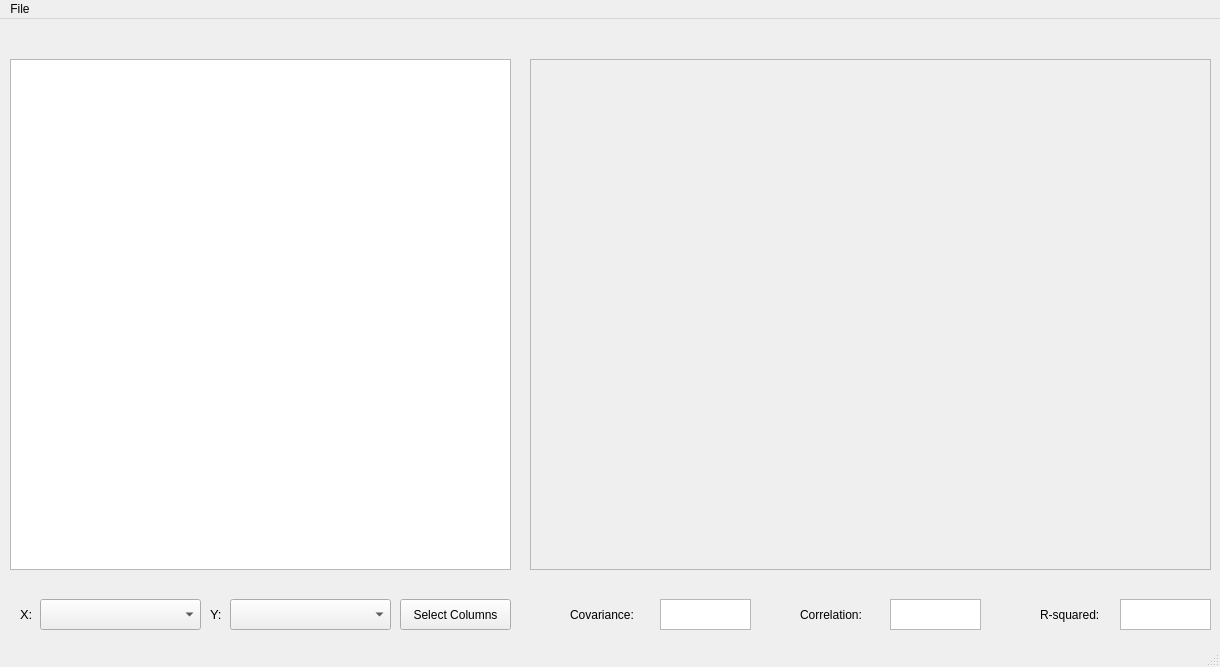
<?xml version="1.0" encoding="UTF-8"?>
<ui version="4.0">
 <class>TableWindow</class>
 <widget class="QMainWindow" name="TableWindow">
  <property name="geometry">
   <rect>
    <x>0</x>
    <y>0</y>
    <width>1220</width>
    <height>667</height>
   </rect>
  </property>
  <property name="windowTitle">
   <string>RASA</string>
  </property>
  <widget class="QWidget" name="centralwidget">
   <widget class="QTableView" name="tableView">
    <property name="geometry">
     <rect>
      <x>10</x>
      <y>40</y>
      <width>501</width>
      <height>511</height>
     </rect>
    </property>
   </widget>
   <widget class="QComboBox" name="column1_comboBox">
    <property name="geometry">
     <rect>
      <x>40</x>
      <y>580</y>
      <width>161</width>
      <height>31</height>
     </rect>
    </property>
   </widget>
   <widget class="QPushButton" name="selectColumnsButton">
    <property name="geometry">
     <rect>
      <x>400</x>
      <y>580</y>
      <width>111</width>
      <height>31</height>
     </rect>
    </property>
    <property name="text">
     <string>Select Columns</string>
    </property>
   </widget>
   <widget class="QComboBox" name="column2_comboBox">
    <property name="geometry">
     <rect>
      <x>230</x>
      <y>580</y>
      <width>161</width>
      <height>31</height>
     </rect>
    </property>
   </widget>
   <widget class="QFrame" name="plotFrame">
    <property name="geometry">
     <rect>
      <x>530</x>
      <y>40</y>
      <width>681</width>
      <height>511</height>
     </rect>
    </property>
    <property name="frameShape">
     <enum>QFrame::StyledPanel</enum>
    </property>
    <property name="frameShadow">
     <enum>QFrame::Sunken</enum>
    </property>
    <widget class="QCustomPlot" name="plot" native="true">
     <property name="geometry">
      <rect>
       <x>10</x>
       <y>10</y>
       <width>661</width>
       <height>491</height>
      </rect>
     </property>
    </widget>
   </widget>
   <widget class="QLabel" name="RsquaredLabel">
    <property name="geometry">
     <rect>
      <x>1040</x>
      <y>580</y>
      <width>81</width>
      <height>31</height>
     </rect>
    </property>
    <property name="text">
     <string>R-squared:</string>
    </property>
   </widget>
   <widget class="QTextEdit" name="corrTextEdit">
    <property name="geometry">
     <rect>
      <x>890</x>
      <y>580</y>
      <width>91</width>
      <height>31</height>
     </rect>
    </property>
    <property name="readOnly">
     <bool>true</bool>
    </property>
   </widget>
   <widget class="QLabel" name="xlabel">
    <property name="geometry">
     <rect>
      <x>20</x>
      <y>585</y>
      <width>21</width>
      <height>21</height>
     </rect>
    </property>
    <property name="font">
     <font>
      <pointsize>10</pointsize>
     </font>
    </property>
    <property name="text">
     <string>X:</string>
    </property>
   </widget>
   <widget class="QLabel" name="ylabel">
    <property name="geometry">
     <rect>
      <x>210</x>
      <y>585</y>
      <width>21</width>
      <height>21</height>
     </rect>
    </property>
    <property name="font">
     <font>
      <pointsize>10</pointsize>
     </font>
    </property>
    <property name="text">
     <string>Y:</string>
    </property>
   </widget>
   <widget class="QTextEdit" name="RsquaredTextEdit">
    <property name="geometry">
     <rect>
      <x>1120</x>
      <y>580</y>
      <width>91</width>
      <height>31</height>
     </rect>
    </property>
   </widget>
   <widget class="QLabel" name="corrLabel">
    <property name="geometry">
     <rect>
      <x>800</x>
      <y>580</y>
      <width>91</width>
      <height>31</height>
     </rect>
    </property>
    <property name="toolTip">
     <string>&lt;html&gt;&lt;head/&gt;&lt;body&gt;&lt;p&gt;Same as covariance, but rescaled to be between -1 and 1.&lt;/p&gt;&lt;/body&gt;&lt;/html&gt;</string>
    </property>
    <property name="text">
     <string>Correlation:</string>
    </property>
   </widget>
   <widget class="QLabel" name="covLabel">
    <property name="geometry">
     <rect>
      <x>570</x>
      <y>580</y>
      <width>91</width>
      <height>31</height>
     </rect>
    </property>
    <property name="toolTip">
     <string>&lt;html&gt;&lt;head/&gt;&lt;body&gt;&lt;p&gt;Measures how much the x and y variables are linearly related.&lt;/p&gt;&lt;p&gt;Positive covariance means that larger x-values tend to correspond to larger y-values. Negative covariance means that larger x-values tend to correspond to smaller y-values.&lt;/p&gt;&lt;/body&gt;&lt;/html&gt;</string>
    </property>
    <property name="text">
     <string>Covariance:</string>
    </property>
   </widget>
   <widget class="QTextEdit" name="covTextEdit">
    <property name="geometry">
     <rect>
      <x>660</x>
      <y>580</y>
      <width>91</width>
      <height>31</height>
     </rect>
    </property>
   </widget>
  </widget>
  <widget class="QMenuBar" name="menubar">
   <property name="geometry">
    <rect>
     <x>0</x>
     <y>0</y>
     <width>1220</width>
     <height>17</height>
    </rect>
   </property>
   <widget class="QMenu" name="menuFile">
    <property name="title">
     <string>File</string>
    </property>
    <addaction name="actionImport_from_CSV"/>
    <addaction name="actionExport"/>
   </widget>
   <addaction name="menuFile"/>
  </widget>
  <widget class="QStatusBar" name="statusbar"/>
  <action name="actionImport_from_CSV">
   <property name="text">
    <string>Import from CSV</string>
   </property>
  </action>
  <action name="actionExport">
   <property name="text">
    <string>Export</string>
   </property>
  </action>
 </widget>
 <customwidgets>
  <customwidget>
   <class>QCustomPlot</class>
   <extends>QWidget</extends>
   <header>qcustomplot.h</header>
   <container>1</container>
  </customwidget>
 </customwidgets>
 <resources/>
 <connections/>
</ui>
